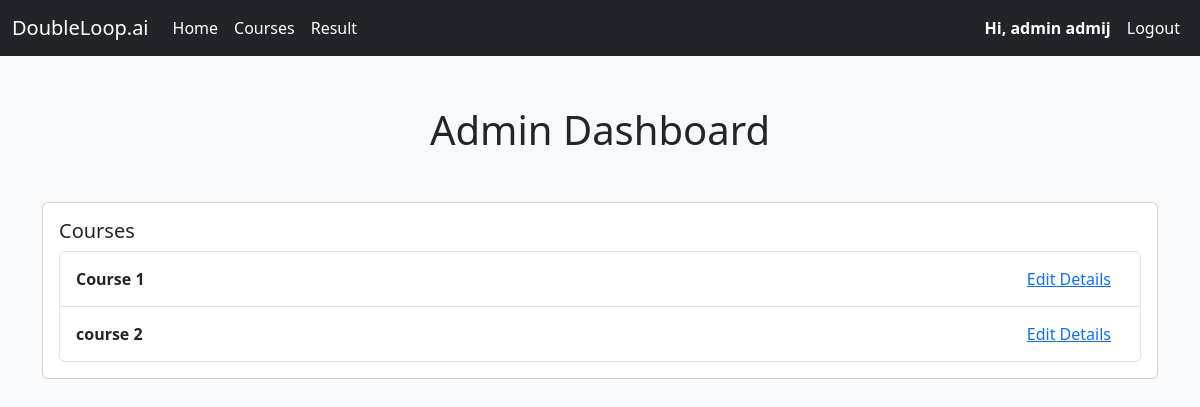
Screenshot of /edit_courses/ (signed in) with the database file from the repository.
### users/models/user.py (models this page shows, shortened)
class User(AbstractUser, BaseModel):
    username = None
    email = models.EmailField(
        verbose_name='Email Address',
        max_length=255,
        db_index=True,
        unique=True,
    )
    first_name = models.CharField(max_length=150)
    last_name = models.CharField(max_length=150)
    is_admin = models.BooleanField(default=False)
    objects = UserManager()
    EMAIL_FIELD = 'email'
    USERNAME_FIELD = 'email'
    REQUIRED_FIELDS = ['first_name', 'last_name']

### course/models/course.py (models this page shows, shortened)
class Course(BaseModel):
    title = models.CharField(max_length=255)
    description = models.CharField(max_length=1500, null=True, blank=True)
    created_by = models.ForeignKey(User, related_name='courses', on_delete=models.CASCADE)
    is_published = models.BooleanField(default=True)
    is_archived = models.BooleanField(default=False)

### users/views.py (the view)
# urls.py: path('edit_courses/', edit_courses, name='edit_courses'),
@login_required
def edit_courses(request):
    if not request.user.is_admin:
        messages.error(request, 'You do not have permission to access this page.')
        return redirect('home')
    courses = Course.objects.all()
    return render(request, 'edit-courses.html', {'courses': courses})

### templates/edit-courses.html (shortened to what this page needs)
<!DOCTYPE html>
<html lang="en">
<head>
    <link href="https://cdn.jsdelivr.net/npm/bootstrap@5.3.0/dist/css/bootstrap.min.css" rel="stylesheet">
</head>
<body>
{% include 'navbar.html' %}
<div class="container">
    <h1 class="text-center mb-5">Admin Dashboard</h1>
    <div class="card">
        <div class="card-body">
            <h5>Courses</h5>
            <ul class="list-group">
                {% for course in courses %}
                <li class="list-group-item">
                    <div class="d-flex justify-content-between align-items-center">
                        <strong id="course-title-{{ course.id }}">{{ course.title }}</strong>
                        <button type="button" class="btn btn-link" data-bs-toggle="collapse"
                                data-bs-target="#course-{{ course.id }}">
                            Edit Details
                        </button>
                    </div>
                </li>
                {% endfor %}
            </ul>
        </div>
    </div>
</div>
</body>
</html>

### templates/navbar.html (shortened to what this page needs)
<nav class="navbar navbar-expand-lg navbar-dark bg-dark">
    <div class="container-fluid">
        <a class="navbar-brand" href="{% url 'home' %}">DoubleLoop.ai</a>
        <div class="collapse navbar-collapse" id="navbarNav">
            <ul class="navbar-nav me-auto">
                <li class="nav-item">
                    <a class="nav-link" href="{% url 'home' %}">
                         Home
                    </a>
                </li>
                {% if user.is_authenticated and user.is_admin %}
                <li class="nav-item">
                    <a class="nav-link" href="{% url 'course_actions' %}">
                         Courses
                    </a>
                </li>
                <li class="nav-item">
                    <a class="nav-link" href="{% url 'result' %}">
                         Result
                    </a>
                </li>
                {% endif %}
            </ul>
            <ul class="navbar-nav ms-auto">
                {% if user.is_authenticated %}
                <li class="nav-item">
                    <a class="nav-link">
                        <b> Hi, {{ user.first_name }} {{ user.last_name }}</b>
                    </a>
                </li>
                <li class="nav-item">
                    <a class="nav-link" href="{% url 'logout' %}">Logout</a>
                </li>
                {% endif %}
            </ul>
        </div>
    </div>
</nav>

### templates/edit-courses.html (style rules this page uses)
body { background-color: #f8f9fa; }
.container { margin-top: 50px; }
.card { margin-bottom: 20px; }

### templates/navbar.html (style rules this page uses)
.navbar-dark .navbar-nav .nav-link { color: #ffffff; }

### rows the page displays
User: first_name "admin", last_name "admij"
Course: title "Course 1"
Course: title "course 2"
